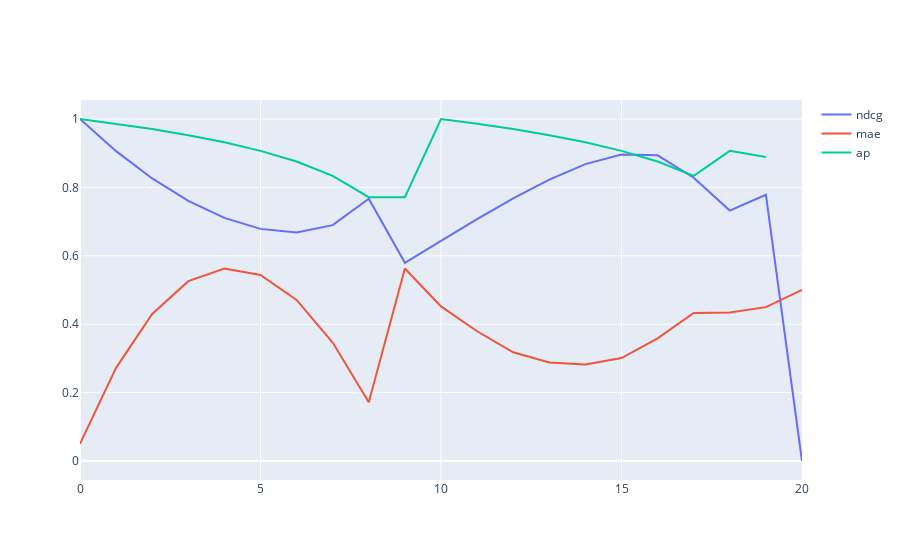

The code cell stored with this chart in its notebook:
### Code cell
dims  = n,c,l = 28,1,9
n = 2 * l + 3


y_count = np.arange(1,1+n*l).reshape(n,c,l) # np.random.rand(n,l)
# y_score = np.arange(1,1+n*l).reshape(n,c,l)
y_score = scale_per_time_slot(np.arange(1,1+n*l).reshape(n,c,l)) #+ np.random.rand(1,c,l)*.3

for i in range(n):
    y_score[i] = np.roll(y_score[i],-1 * (i % l))
    
y_score[l:,0] = y_score[l:,0,::-1]
np.random.shuffle(y_score[-3,0])

# y_score[-1] = 1
# y_score[-1] = y_score[0]
y_count[-1] = 0

y_count = scale_per_time_slot(y_count)
y_score = scale_per_time_slot(y_score)
y_score[-2] = 1
y_count[-1] = 1

y_count = 2**y_count


im(y_score[:,0])
im(y_count[:,0])


# plot(ncdg_pts=ncdg_pts[:,0,0], mae_pts=mae_pts[:,0,0])

rankings = RankingMetrics('test',
               y_count=y_count,
               y_score=y_score, 
               t_range=[])

print(rankings)

plot(
    ndcg=rankings.ndcg_per_time[:,0,0],
    mae=rankings.mae_per_time[:,0,0],
#     roc=rankings.roc_auc_per_time[:,0,0],
    ap=rankings.ap_per_time[:,0,0],
    )

### Figure 1 — Plotly figure (JSON) as saved in the notebook; plotly's stock layout.template omitted (floating-point values rounded to 4 significant figures)
{"data": [{"name": "ndcg", "type": "scatter", "y": [1, 0.906, 0.8261, 0.7608, 0.7109, 0.6787, 0.6685, 0.6896, 0.7667, 0.5794, 0.6439, 0.7072, 0.7677, 0.8227, 0.868, 0.8963, 0.8938, 0.8282, 0.7322, 0.7786, 0]}, {"name": "mae", "type": "scatter", "y": [0.05014, 0.2724, 0.4299, 0.5259, 0.563, 0.544, 0.471, 0.3464, 0.1721, 0.563, 0.4519, 0.3793, 0.3179, 0.2879, 0.2824, 0.3009, 0.3586, 0.4329, 0.4345, 0.4499, 0.5]}, {"name": "ap", "type": "scatter", "y": [1, 0.9861, 0.9705, 0.9526, 0.9318, 0.9068, 0.8755, 0.8339, 0.7714, 0.7714, 1, 0.9861, 0.9705, 0.9526, 0.9318, 0.9068, 0.8755, 0.8339, 0.9068, 0.8889, null]}], "layout": {}}
